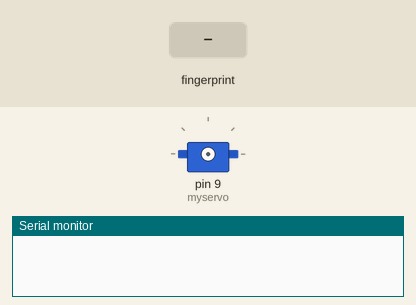
Recording of a sketch running on a simulated Arduino Uno, built with avr-gcc and run on an emulated ATmega328P. Parts: servo, the last lines printed to the serial monitor. The inputs (shaded band) are chosen by the test bench.

Above: at 2.2 s.
2.3 s: finger stored as number 1 placed on the sensor
4.1 s: finger stored as number 1 placed on the sensor
At 5.6 s:
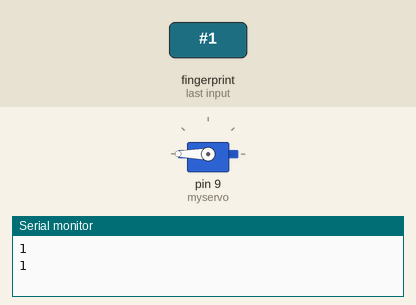
Timing chart, 0 to 7.1 s (numbered marks = the images above; inputs shaded):
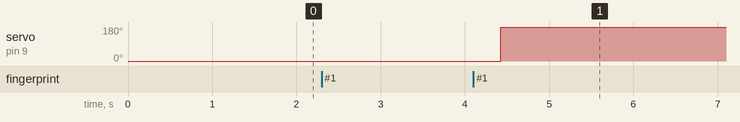

The sketch:

door_controler-fpm.ino
```cpp
#include <Adafruit_Fingerprint.h>
#include <SoftwareSerial.h>
#include<Servo.h>

SoftwareSerial mySerial(2, 3);
Adafruit_Fingerprint finger = Adafruit_Fingerprint(&mySerial);
int fingerprintID = 0;
bool isDoorLocked = false;
Servo myservo;

int getFingerprintID() {
  uint8_t p = finger.getImage();
  if (p != FINGERPRINT_OK)  return -1;

  p = finger.image2Tz();
  if (p != FINGERPRINT_OK)  return -1;

  p = finger.fingerFastSearch();
  if (p != FINGERPRINT_OK)  return -1;

  return finger.fingerID;
}

void toggleDoorLock(){
  myservo.attach(9);
  if(isDoorLocked)
    myservo.write(180);
  else
    myservo.write(0);
   delay(300);
  isDoorLocked = !isDoorLocked;
  myservo.detach();
}


void setup() {
  // put your setup code here, to run once:
  finger.verifyPassword();
  Serial.begin(9600);
  finger.begin(57600);

}

void loop() {
  // put your main code here, to run repeatedly:
  fingerprintID = getFingerprintID();
  delayMicroseconds(100);
  if (fingerprintID >0 && fingerprintID<4){
    Serial.println(fingerprintID);
    toggleDoorLock();
  }
}
```

Measured:
- after the input at 4.1 s, servo on pin 9 (myservo): 0° → 180° after 0.33 s
